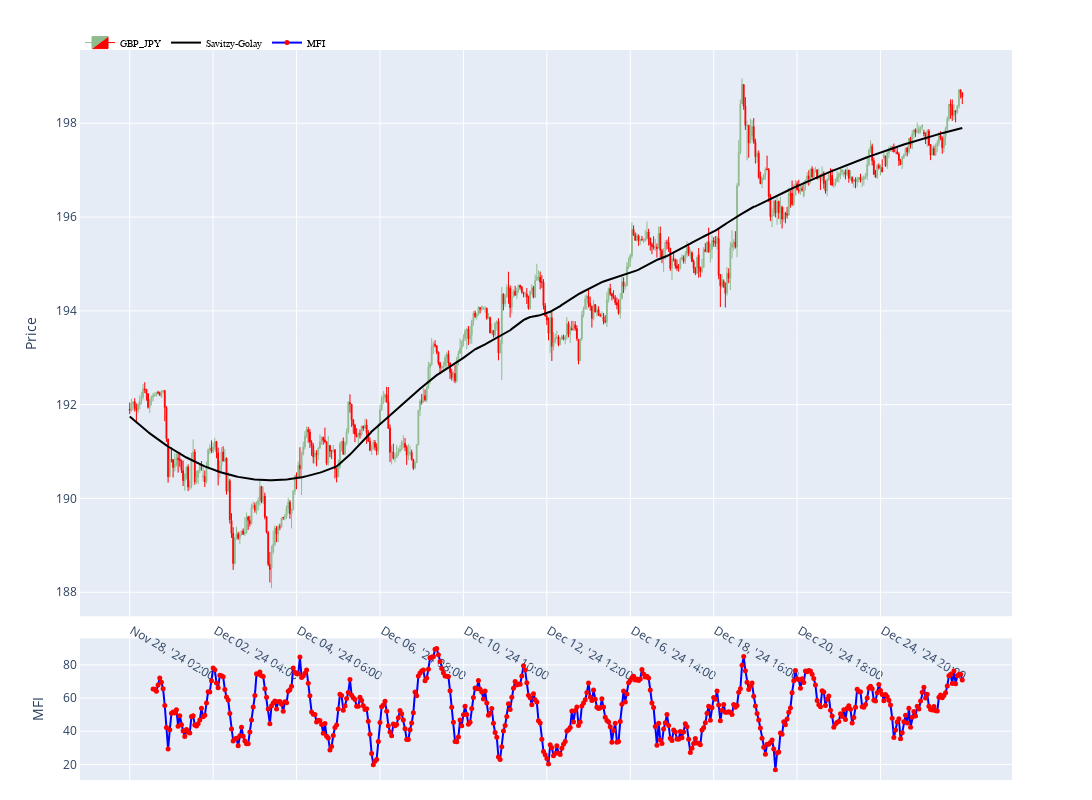

The code cell stored with this chart in its notebook:
### Markdown cell above
## Prepare list of indicators and plot

### Code cell
indicators = [{"name": "Savitzy-Golay",
               "data": sg_trend,
               "mode": "lines",
               "row": 1,
               "line": {"color": "black", "width": 2},
               "marker": dict()
               },
              {"name": "MFI",
               "data": mfi,
               "mode": "lines+markers",
               "row": 2,
               "line": {"color": "blue", "width": 2},
               "marker": dict(
                   size=5,  # Size of the markers
                   color='red',  # Color of the markers
                   symbol='circle')
               }]

fig = gz.plot_candles(df_an, instrument=gz.instrument, indicators=indicators, show=True, width=1600, height=800)

### Figure 1 — Plotly figure (JSON) as saved in the notebook; plotly's stock layout.template omitted (floating-point values rounded to 4 significant figures; data arrays with more than 128 entries replaced by an {"elided": "..."} marker saying what was removed)
{"data": [{"close": {"elided": "500 float values"}, "decreasing": {"fillcolor": "red", "line": {"color": "red"}}, "high": {"elided": "500 float values"}, "hoverinfo": "y+x", "increasing": {"fillcolor": "darkseagreen", "line": {"color": "darkseagreen"}}, "line": {"width": 1}, "low": {"elided": "500 float values"}, "name": "GBP_JPY", "opacity": 1, "open": {"elided": "500 float values"}, "showlegend": true, "type": "candlestick", "x": {"elided": "500 str values"}, "xaxis": "x", "yaxis": "y"}, {"hoverinfo": "y+x", "line": {"color": "black", "width": 2}, "mode": "lines", "name": "Savitzy-Golay", "type": "scatter", "x": {"elided": "500 str values"}, "xaxis": "x", "y": {"elided": "500 float values"}, "yaxis": "y"}, {"hoverinfo": "y+x", "line": {"color": "blue", "width": 2}, "marker": {"color": "red", "size": 5, "symbol": "circle"}, "mode": "lines+markers", "name": "MFI", "type": "scatter", "x": {"elided": "500 str values"}, "xaxis": "x2", "y": {"elided": "500 float values"}, "yaxis": "y2"}], "layout": {"height": 800, "hoverlabel": {"bgcolor": "rgba(255,255,255,0.5)"}, "hovermode": "x unified", "legend": {"bgcolor": "rgba(255,255,255,0)", "font": {"color": "black", "family": "sans-serif", "size": 10}, "orientation": "h", "traceorder": "normal", "x": 0, "y": 1.03}, "margin": {"b": 20, "t": 50}, "width": 1600, "xaxis": {"anchor": "y", "domain": [0, 1], "matches": "x", "rangeslider": {"visible": false}, "showline": true, "showspikes": true, "spikecolor": "green", "spikemode": "across", "spikesnap": "cursor", "tickvals": [" Nov 28, '24 02:00", " Dec 02, '24 04:00", " Dec 04, '24 06:00", " Dec 06, '24 08:00", " Dec 10, '24 10:00", " Dec 12, '24 12:00", " Dec 16, '24 14:00", " Dec 18, '24 16:00", " Dec 20, '24 18:00", " Dec 24, '24 20:00"]}, "xaxis2": {"anchor": "y2", "domain": [0, 1], "matches": "x", "showline": true, "showspikes": true, "showticklabels": false, "spikecolor": "green", "spikemode": "across", "spikesnap": "cursor", "tickvals": [" Nov 28, '24 02:00", " Dec 02, '24 04:00", " Dec 04, '24 06:00", " Dec 06, '24 08:00", " Dec 10, '24 10:00", " Dec 12, '24 12:00", " Dec 16, '24 14:00", " Dec 18, '24 16:00", " Dec 20, '24 18:00", " Dec 24, '24 20:00"]}, "yaxis": {"anchor": "x", "domain": [0.224, 1], "showline": true, "showspikes": true, "showticklabels": true, "spikecolor": "green", "spikemode": "across", "spikesnap": "cursor", "title": {"text": "Price"}}, "yaxis2": {"anchor": "x2", "domain": [0, 0.194], "showline": true, "showspikes": true, "showticklabels": true, "spikecolor": "green", "spikemode": "across", "spikesnap": "cursor", "title": {"text": "MFI"}}}}
